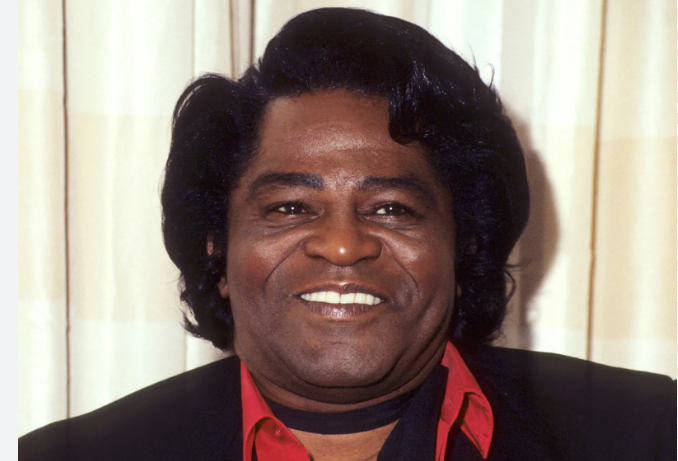
#> input picture austeclynio/VisaoComputacional/fontesImagens/James_Brown_001.png, 678 x 461 px
$ python VisaoComputacional_OpenCV_Exemplo101.py   (older library calls are emulated)
#> lines starting #> are read from the running program, lines starting #| are printed output that depends on the picture; after the words box and inside, x2 and y2 are one past the last pixel; in counts of white or black regions, pixels touching at a corner belong together
import cv2

# Read the original image
#img = cv2.imread('VisaoComputacional_Imagem_RottWeiler.jpg')
#img = cv2.imread("Thomas_Sowell_001.jpg");
img = cv2.imread("James_Brown_001.png");
#> img is the input picture: shape (461, 678, 3); mean B, G, R 124.2, 132.1, 147.5


# Display original image
cv2.imshow('Original', img)
cv2.waitKey()

# Convert to graycsale
img_gray = cv2.cvtColor(img, cv2.COLOR_BGR2GRAY)
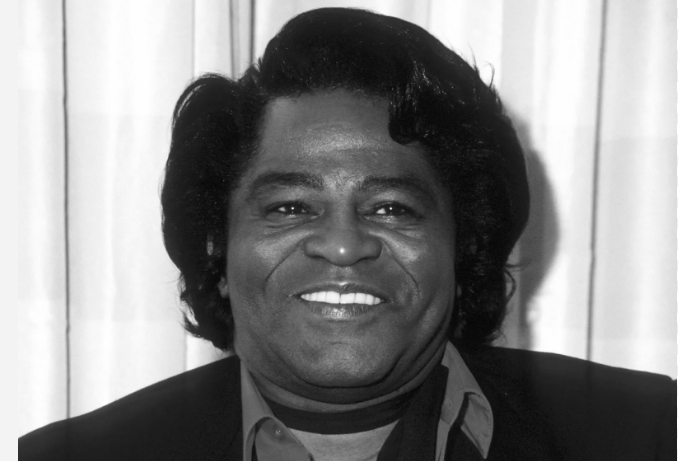
#> img_gray: shape (461, 678); min 4, max 255, mean 135.8
# Blur the image for better edge detection
img_blur = cv2.GaussianBlur(img_gray, (3,3), 0)

cv2.waitKey()
# Sobel Edge Detection
sobelx = cv2.Sobel(src=img_blur, ddepth=cv2.CV_64F, dx=1, dy=0, ksize=5) # Sobel Edge Detection on the X axis
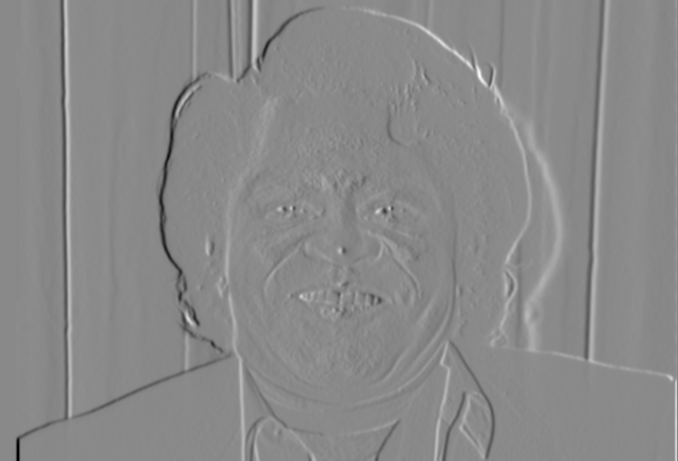
#> sobelx: shape (461, 678) float64; min -8000, max 6797, mean -6.7; drawn with min black and max white
sobely = cv2.Sobel(src=img_blur, ddepth=cv2.CV_64F, dx=0, dy=1, ksize=5) # Sobel Edge Detection on the Y axis
sobelxy = cv2.Sobel(src=img_blur, ddepth=cv2.CV_64F, dx=1, dy=1, ksize=5) # Combined X and Y Sobel Edge Detection
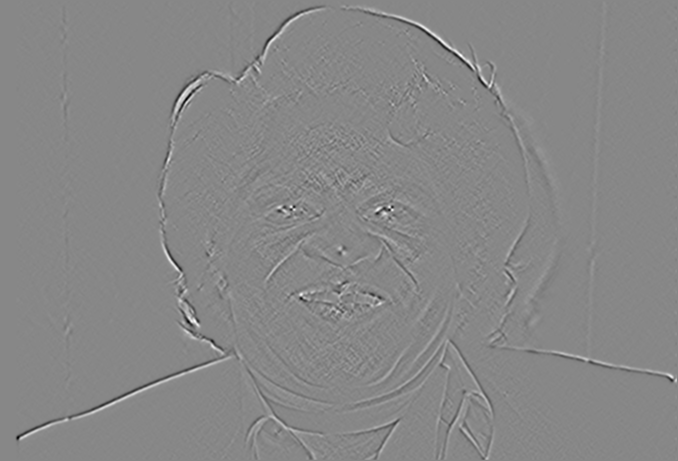
#> sobelxy: shape (461, 678) float64; min -982, max 867, mean 0; drawn with min black and max white
# Display Sobel Edge Detection Images
cv2.imshow('Sobel X', sobelx)
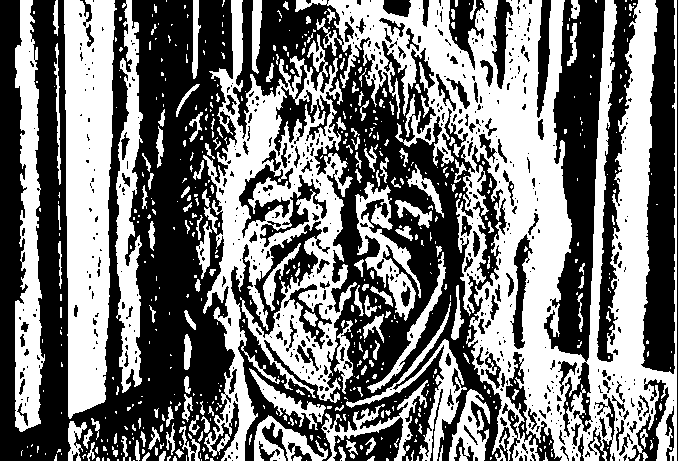
#> window 'Sobel X': shape (461, 678); 47.1% white; 603 white regions (449 under 20 px), largest, box (x1, y1, x2, y2) and area: (295, 0, 677, 461) 62989, (203, 0, 357, 461) 26010, (64, 0, 117, 419) 17343
cv2.waitKey()
cv2.imshow('Sobel Y', sobely)
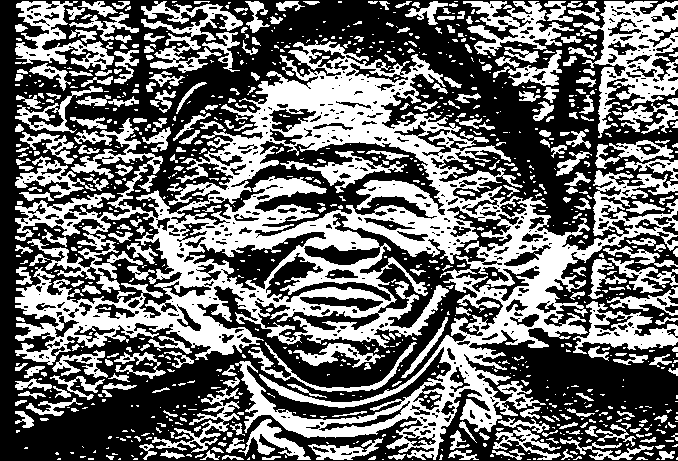
#> window 'Sobel Y': shape (461, 678); 42.5% white; 985 white regions (666 under 20 px), largest, box (x1, y1, x2, y2) and area: (15, 40, 678, 460) 75065, (573, 1, 678, 138) 5612, (15, 1, 114, 70) 2552
cv2.waitKey()
cv2.imshow('Sobel X Y using Sobel() function', sobelxy)
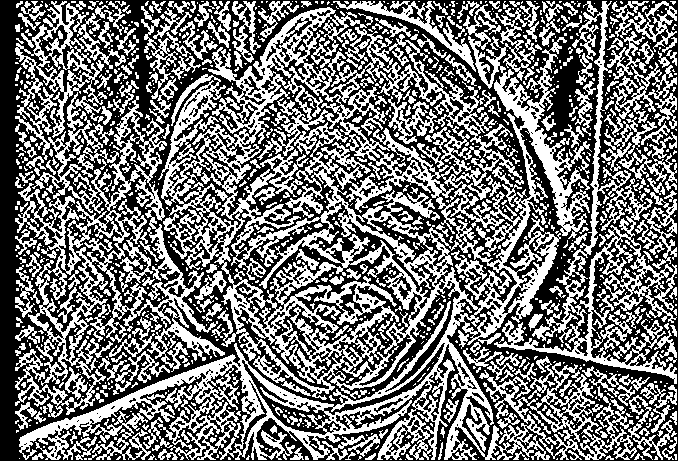
#> window 'Sobel X Y using Sobel() functi': shape (461, 678); 45.8% white; 1153 white regions (846 under 20 px), largest, box (x1, y1, x2, y2) and area: (19, 4, 652, 460) 76191, (15, 1, 225, 418) 20281, (494, 1, 677, 384) 9582
cv2.waitKey()

# Canny Edge Detection
edges = cv2.Canny(image=img_blur, threshold1=100, threshold2=200) # Canny Edge Detection
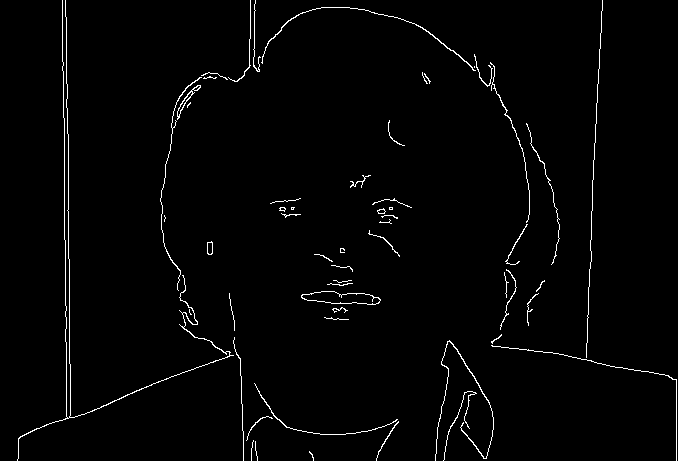
#> edges: shape (461, 678); 1.7% white in thin lines or dots
# Display Canny Edge Detection Image
cv2.imshow('Canny Edge Detection', edges)
cv2.waitKey()

cv2.destroyAllWindows()

$ run again, with austeclynio/VisaoComputacional/fontesImagens/VisaoComputacional_Imagem_RottWeiler.jpg saved as austeclynio/VisaoComputacional/fontesImagens/James_Brown_001.png
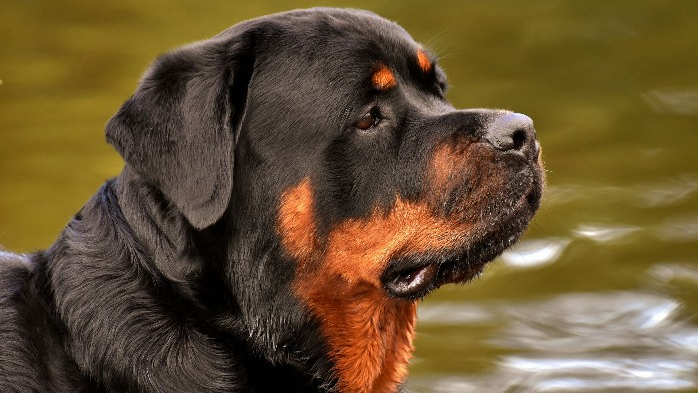
#> input picture austeclynio/VisaoComputacional/fontesImagens/VisaoComputacional_Imagem_RottWeiler.jpg, 698 x 394 px
#> img is the input picture: shape (394, 698, 3); mean B, G, R 50.5, 83.6, 104.3
#> `cv2.imshow('Sobel X', sobelx)`:
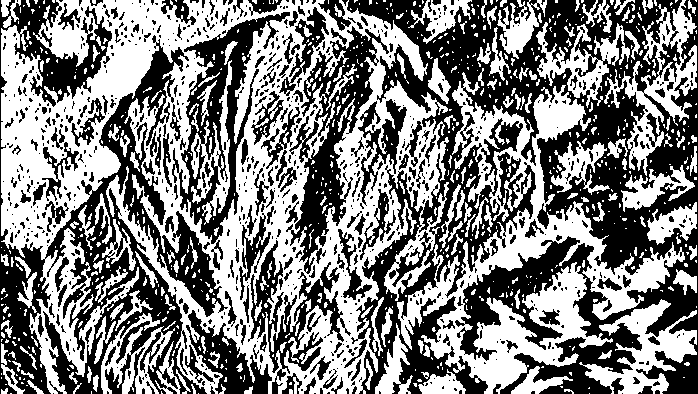
#> window 'Sobel X': shape (394, 698); 50.5% white; 834 black regions (636 under 20 px), largest, box (x1, y1, x2, y2) and area: (347, 0, 698, 394) 63406, (0, 0, 228, 394) 28389, (286, 26, 389, 274) 7487
#> `edges = cv2.Canny(image=img_blur, threshold1=100, threshold2=200)`:
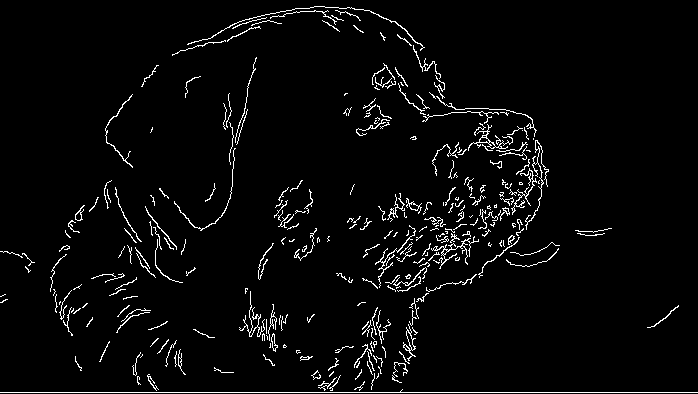
#> edges: shape (394, 698); 3.5% white in thin lines or dots

$ run again, with austeclynio/VisaoComputacional/fontesImagens/ROI_Conjunto_Bebidas.png copied over austeclynio/VisaoComputacional/fontesImagens/James_Brown_001.png
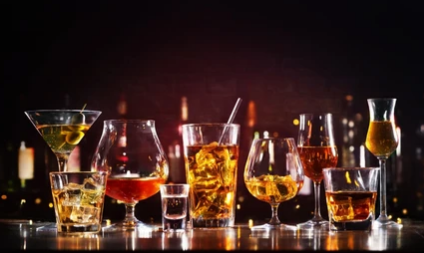
#> input picture austeclynio/VisaoComputacional/fontesImagens/ROI_Conjunto_Bebidas.png, 424 x 253 px
#> img is the input picture: shape (253, 424, 3); mean B, G, R 32.1, 39.4, 64.5
#> `cv2.imshow('Sobel X', sobelx)`:
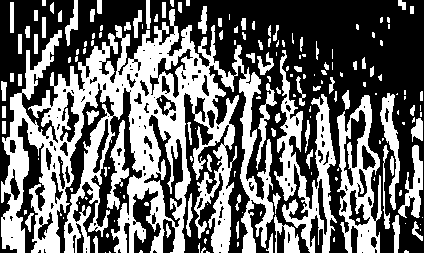
#> window 'Sobel X': shape (253, 424); 42.1% white; 178 white regions (93 under 20 px), largest, box (x1, y1, x2, y2) and area: (1, 9, 274, 253) 28750, (274, 50, 337, 253) 4184, (337, 95, 382, 253) 3246
#> `edges = cv2.Canny(image=img_blur, threshold1=100, threshold2=200)`:
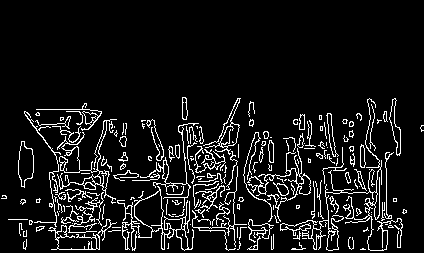
#> edges: shape (253, 424); 8.8% white in thin lines or dots, all inside (x1, y1, x2, y2) = (1, 97, 424, 251)
